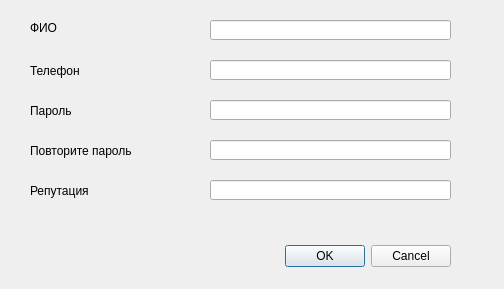
<?xml version="1.0" encoding="UTF-8"?>
<ui version="4.0">
 <class>AddClientDialog</class>
 <widget class="QDialog" name="AddClientDialog">
  <property name="geometry">
   <rect>
    <x>0</x>
    <y>0</y>
    <width>504</width>
    <height>289</height>
   </rect>
  </property>
  <property name="windowTitle">
   <string>Клиент</string>
  </property>
  <widget class="QDialogButtonBox" name="buttonBox">
   <property name="geometry">
    <rect>
     <x>110</x>
     <y>240</y>
     <width>341</width>
     <height>32</height>
    </rect>
   </property>
   <property name="orientation">
    <enum>Qt::Horizontal</enum>
   </property>
   <property name="standardButtons">
    <set>QDialogButtonBox::Cancel|QDialogButtonBox::Ok</set>
   </property>
  </widget>
  <widget class="QLabel" name="label">
   <property name="geometry">
    <rect>
     <x>30</x>
     <y>140</y>
     <width>171</width>
     <height>21</height>
    </rect>
   </property>
   <property name="text">
    <string>Повторите пароль</string>
   </property>
  </widget>
  <widget class="QLineEdit" name="lineEditFIO">
   <property name="geometry">
    <rect>
     <x>210</x>
     <y>20</y>
     <width>241</width>
     <height>20</height>
    </rect>
   </property>
  </widget>
  <widget class="QLineEdit" name="lineEditRepeatPassword">
   <property name="geometry">
    <rect>
     <x>210</x>
     <y>140</y>
     <width>241</width>
     <height>20</height>
    </rect>
   </property>
  </widget>
  <widget class="QLabel" name="label_4">
   <property name="geometry">
    <rect>
     <x>30</x>
     <y>20</y>
     <width>131</width>
     <height>16</height>
    </rect>
   </property>
   <property name="text">
    <string>ФИО</string>
   </property>
  </widget>
  <widget class="QLineEdit" name="lineEditPhone">
   <property name="geometry">
    <rect>
     <x>210</x>
     <y>60</y>
     <width>241</width>
     <height>20</height>
    </rect>
   </property>
  </widget>
  <widget class="QLabel" name="label_2">
   <property name="geometry">
    <rect>
     <x>30</x>
     <y>100</y>
     <width>131</width>
     <height>21</height>
    </rect>
   </property>
   <property name="text">
    <string>Пароль</string>
   </property>
  </widget>
  <widget class="QLabel" name="label_3">
   <property name="geometry">
    <rect>
     <x>30</x>
     <y>60</y>
     <width>131</width>
     <height>21</height>
    </rect>
   </property>
   <property name="text">
    <string>Телефон</string>
   </property>
  </widget>
  <widget class="QLineEdit" name="lineEditPassword">
   <property name="geometry">
    <rect>
     <x>210</x>
     <y>100</y>
     <width>241</width>
     <height>20</height>
    </rect>
   </property>
  </widget>
  <widget class="QLabel" name="label_5">
   <property name="geometry">
    <rect>
     <x>30</x>
     <y>180</y>
     <width>171</width>
     <height>21</height>
    </rect>
   </property>
   <property name="text">
    <string>Репутация</string>
   </property>
  </widget>
  <widget class="QLineEdit" name="lineEditReputation">
   <property name="geometry">
    <rect>
     <x>210</x>
     <y>180</y>
     <width>241</width>
     <height>20</height>
    </rect>
   </property>
  </widget>
 </widget>
 <resources/>
 <connections>
  <connection>
   <sender>buttonBox</sender>
   <signal>accepted()</signal>
   <receiver>AddClientDialog</receiver>
   <slot>accept()</slot>
   <hints>
    <hint type="sourcelabel">
     <x>248</x>
     <y>254</y>
    </hint>
    <hint type="destinationlabel">
     <x>157</x>
     <y>274</y>
    </hint>
   </hints>
  </connection>
  <connection>
   <sender>buttonBox</sender>
   <signal>rejected()</signal>
   <receiver>AddClientDialog</receiver>
   <slot>reject()</slot>
   <hints>
    <hint type="sourcelabel">
     <x>316</x>
     <y>260</y>
    </hint>
    <hint type="destinationlabel">
     <x>286</x>
     <y>274</y>
    </hint>
   </hints>
  </connection>
 </connections>
</ui>
